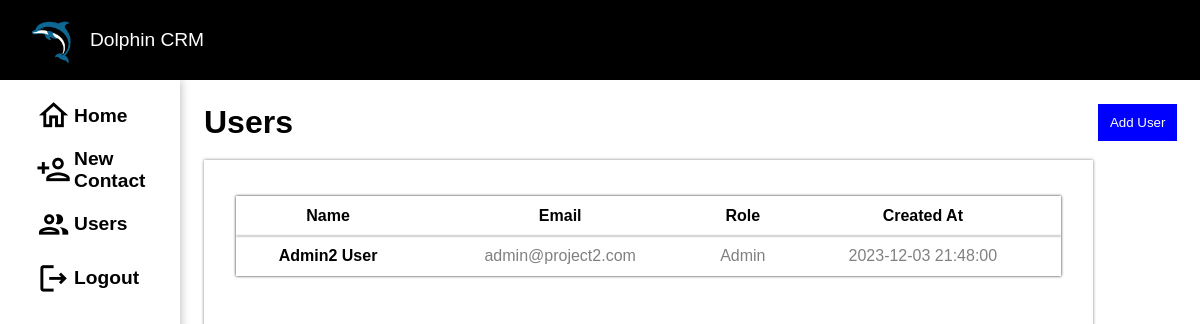
Screenshot of /view_users.php (signed in) with the database file from the repository.
### tables this page shows
CREATE TABLE Users (
    id INTEGER AUTO_INCREMENT PRIMARY KEY,
    firstname VARCHAR(255),
    lastname VARCHAR(255),
    password VARCHAR(255),
    email VARCHAR(255),
    role VARCHAR(255),
    created_at DATETIME
);

### view_users.php (the view, shortened to what this page needs)
<?php
$host = 'localhost';
$db = 'dolphin_crm';
$user = 'user';
$pass = 'password123';
$charset = 'utf8mb4';
$dsn = "mysql:host=$host;dbname=$db;charset=$charset";
$options = [
    PDO::ATTR_ERRMODE => PDO::ERRMODE_EXCEPTION,
    PDO::ATTR_DEFAULT_FETCH_MODE => PDO::FETCH_ASSOC,
    PDO::ATTR_EMULATE_PREPARES => false,
];
try {
    $pdo = new PDO($dsn, $user, $pass, $options);
    $stmt = $pdo->prepare("SELECT firstname, lastname, email, role, created_at FROM Users");
    $stmt->execute();
    $users = $stmt->fetchAll();
} catch (\PDOException $e) {
    die("Database connection error: " . $e->getMessage());
}
?>
<!DOCTYPE html>
<html lang="en">
<head>
    <link rel="stylesheet" href="styles.css">
</head>
<body>
    <div class="view_users">
        <nav class="nav-bar">
            <img src="images/Dolphin.png" alt="">
            <p>Dolphin CRM</p>
        </nav>
        <div class="side-bar">
            <ul>
                <li><a href="dashboard.php?userId=<?php echo htmlspecialchars($_SESSION['user']['id']);?>"><span class="material-icons-outlined icon" style="font-size: 2.2rem;">home</span> Home</a></li>
                <li><a href="new_contact.php?userId=<?php echo htmlspecialchars($_SESSION['user']['id']);?>"><span class="material-icons-outlined icon" style="font-size: 2.2rem;">person_add</span> New Contact</a></li>
                <li><a href="view_users.php?userId=<?php echo htmlspecialchars($_SESSION['user']['id']);?>"><span class="material-icons-outlined icon" style="font-size: 2.2rem;">group</span> Users</a></li>
                <li><a href="logout.php?userId=<?php echo htmlspecialchars($_SESSION['user']['id']);?>"><span class="material-icons-outlined icon" style="font-size: 2.2rem;">logout</span> Logout</a></li>
            </ul>
        </div>
        <div class="view-users-box">
            <div class="header">
                <h1>Users</h1>
                <button><a href="new_user.php">Add User</a></button>
            </div>
           <div class="table-box">
            <table>
                <thead>
                    <tr>
                        <th>Name</th>
                        <th>Email</th>
                        <th>Role</th>
                        <th>Created At</th>
                    </tr>
                </thead>
                <tbody id="userTableBody">
                    <?php foreach ($users as $user): ?>
                            <tr>
                                <td class="name-col"><?php echo htmlspecialchars($user['firstname'] . ' ' . $user['lastname']); ?></td>
                                <td><?php echo htmlspecialchars($user['email']); ?></td>
                                <td><?php echo htmlspecialchars($user['role']); ?></td>
                                <td><?php echo htmlspecialchars($user['created_at']); ?></td>
                            </tr>
                        <?php endforeach; ?>
                </tbody>
            </table>
           </div>
        </div>
    </div>
</body>
</html>

### styles.css (style rules this page uses)
* { margin: 0; padding: 0; box-sizing: border-box; font-family: sans-serif; }
.view_users { height: 100vh; width: 100vw; position: relative; }
.nav-bar { width: 100%; height: 10%; background-color: black; color: white; display: flex; align-items: center; padding-left: 18px; font-size: 1.2rem; }
.nav-bar img { height: 90%; }
.side-bar { width: 15%; height: 90%; position: absolute; left: 0; padding-top:1.5% ; box-shadow: 0px 0px 10px 0px rgba(0,0,0,0.3); }
.side-bar ul { width: 100%; display: flex; flex-direction: column; gap: 1.2rem; height: 50%; }
.side-bar ul li { list-style: none; width: 100%; height: 10%; padding-left: 20%; display: flex; align-items: center; font-size: 1.2rem; font-weight:600; }
.side-bar ul li a { display: flex; align-items: center; width: 100%; height: 100%; text-decoration: none; color: black; }
.icon { margin-right: 2%; }
.view-users-box { margin-left: 15%; height: 90%; width: 80%; padding-left: 2%; padding-top: 2%; }
.view-users-box .header { width: 104%; display: flex; justify-content: space-between; }
.view-users-box .header button { padding-left: 12px; padding-right: 12px; padding-top: 8px; padding-bottom: 8px; background-color: blue; border: none; color: white; }
.view-users-box .header button a { text-decoration: none; color: white; }
.table-box { width: 95%; box-shadow: 0px 0px 3px 0px rgba(0,0,0,0.5); padding-left: 24px; padding-right: 24px; padding-top: 36px; padding-bottom: 36px; margin-top: 2%; display: flex; align-items: flex-start; justify-content: center; height: 80%; }
.view-users-box table { width: 98%; box-shadow: 0px 0px 3px 0px rgba(0,0,0,0.5); border-collapse: collapse; }
.view-users-box tr { text-align: center; box-shadow: 0px 0px 2px 0px rgba(0,0,0,0.5); height: 2.5rem; }
.view-users-box table td { color: grey; }
.name-col { font-weight: bold; color: black !important; }
thead tr { padding: 8px; text-align: left; }

### rows the page displays
users: firstname+lastname "Admin2 User", email "admin@project2.com", role "Admin", created_at "2023-12-03 21:48:00"
